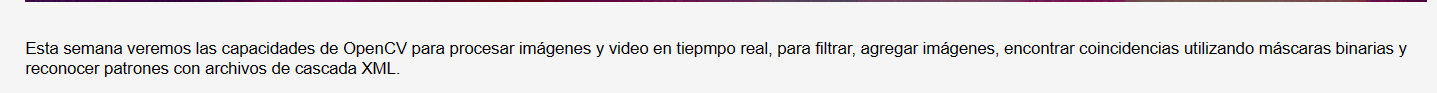
#> input picture CLASES_PROGRAMACION/UNIDAD 4 - PROCESAMIENTOS DE IMAGENES CON OPENCV/Semana 13 - Procesamiento de Imagenes con OpenCV/Descripcion_13.png, 1437 x 93 px, given in place of the camera
$ jupyter execute --allow-errors 'OpenCV - Procesamiento de imagenes(3).ipynb'   (text cells are left out)
#> lines starting #> are read from the running program, lines starting #| are printed output that depends on the picture; after the words box and inside, x2 and y2 are one past the last pixel; in counts of white or black regions, pixels touching at a corner belong together
#> further down, img is the input picture: shape (93, 1437, 3); mean B, G, R 230.9, 230.1, 231.5
[cell 1]
import matplotlib.pyplot as plt
import cv2

#cv_img = cv2.imread("img\\sample.jpg", cv2.IMREAD_GRAYSCALE)
cv_img = cv2.imread("img\\sample.jpg")
#> (the rest of this cell did not finish here and is left out)

[cell 2]
import tkinter as tk
from PIL import Image, ImageTk
import cv2

class App(tk.Tk):
    def __init__(self):
        super().__init__()
        width, height = 600, 400
        self.title("Image Viewer")
        self.resizable(0, 0)

        self.canvas = tk.Canvas(self, width=width, height=height, borderwidth=1, relief='sunken')
        self.canvas.pack()

        cv_img = cv2.imread("img\\sample.jpg")
        cv_img_rgb = cv2.cvtColor(cv_img, cv2.COLOR_BGR2RGB)
        cv_img_re = cv2.resize(cv_img_rgb, (width, height))

        try:
            photo = ImageTk.PhotoImage(image=Image.fromarray(cv_img_re))
            self.canvas.create_image(0, 0, image=photo, anchor='nw')
            self.canvas.image = photo    # REFERENCIA - (garbage collector)
        except:
            pass


#> (the rest of this cell did not finish here and is left out)

[cell 3]
import tkinter as tk
from PIL import Image, ImageTk
import cv2
from datetime import datetime
from tkinter.messagebox import showinfo

class App(tk.Tk):
    def __init__(self):
        super().__init__()
        self.width, self.height = 600, 400
        self.title("Photo Kiosk")
        self.resizable(0, 0)

        self.protocol("WM_DELETE_WINDOW", self.quit)

        self.cap = cv2.VideoCapture(0)

        frm1 = tk.LabelFrame(self, text="Image Preview")
        frm2 = tk.Frame(self)
        frm1.pack(padx=10, pady=10)
        frm2.pack(padx=10, pady=10)

        self.canvas = tk.Canvas(frm1, width=self.width, height=self.height, borderwidth=1, relief='sunken')
        self.canvas.pack()

        self.btnTakePic = tk.Button(frm2, text="Take Pic!", width=24, font="Arial 12 bold", command=self.take_pic)
        self.btnTakePic.pack(padx=5, pady=5)

        self.update_image()


    def update_image(self):
        ret, frame = self.cap.read()
        frame = cv2.cvtColor(frame, cv2.COLOR_BGR2RGB)
        frame = cv2.resize(frame, (self.width, self.height))

        try:
            photo = ImageTk.PhotoImage(image=Image.fromarray(frame))
            self.canvas.create_image(0, 0, image=photo, anchor='nw')
            self.canvas.image = photo
        except:
            pass

        self.after(100, self.update_image)


    def take_pic(self):
        ret, frame = self.cap.read()
        filename = f"img\\{datetime.now():'%d%m%Y_%H_%M'}.jpg"
        cv2.imwrite(filename, frame)
        showinfo("Picture Saved", f"Se guardo una captura de la imagen en {filename}")


    def quit(self):
        if self.cap.isOpened():
            self.cap.release()
        self.destroy()


#> (the rest of this cell did not finish here and is left out)

[cell 4]
import cv2

TAM_IMAGEN = (80, 80)

def put_logo_over_image(img, logo):
    # Se extrae la imagen del logo y se obtiene la version binaria y su forma invertida
    gray = cv2.cvtColor(logo, cv2.COLOR_BGR2GRAY)
    ret, mask = cv2.threshold(gray, 128, 255, cv2.THRESH_BINARY)
    mask_inv = cv2.bitwise_not(mask)

    # Se utliza la mascara binaria para el fondo y la máscara invertida para el frente
    mask_con_fondo = cv2.bitwise_and(roi, roi, mask=mask)
    mask_con_frente = cv2.bitwise_and(logo, logo, mask=mask_inv)

    # Se suman las imágenes combinadas en una sola
    dst = cv2.add(mask_con_fondo, mask_con_frente)

    return dst


cap = cv2.VideoCapture(0)

#> (the rest of this cell did not finish here and is left out)

[cell 5]
import cv2
import numpy as np

img = cv2.imread("img\\people_green_bg.jpg", cv2.IMREAD_COLOR)
img_bg = cv2.imread("img\\office_bg.jpg", cv2.IMREAD_COLOR)
#> (the rest of this cell did not finish here and is left out)

[cell 6]
import cv2
import numpy as np

# Se detectan objetos de color rojo, verde o azul
cap = cv2.VideoCapture(0)

kernel_open = np.ones((30, 30))
kernel_close = np.ones((100, 100))

while True:
    ret, frame = cap.read()

    img_hsv = cv2.cvtColor(frame, cv2.COLOR_BGR2HSV)
#> img_hsv: shape (93, 1437, 3); mean H, S, V 6.9, 15.2, 235

    mask1 = cv2.inRange(img_hsv, (0,50,20), (5,255,255))        # Rango inferior rojo
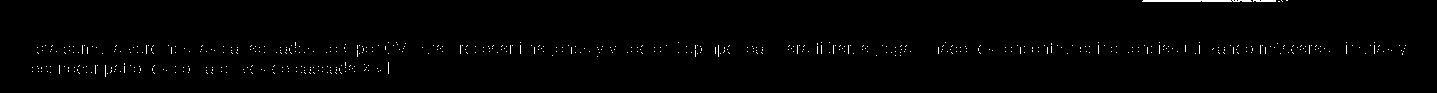
#> mask1: shape (93, 1437); 0.9% white in thin lines or dots, all inside (x1, y1, x2, y2) = (32, 0, 1406, 77)
    mask2 = cv2.inRange(img_hsv, (160,50,20), (180,255,255))    # Rango superior rojo
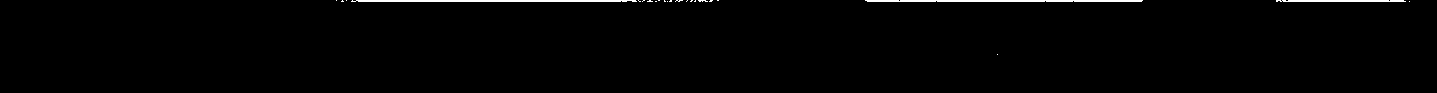
#> mask2: shape (93, 1437); 1.1% white; 23 white regions (20 under 20 px), largest, box (x1, y1, x2, y2) and area: (351, 0, 637, 2) 559, (865, 0, 1143, 2) 549, (1276, 0, 1406, 2) 251
    mask = cv2.bitwise_or(mask1, mask2)
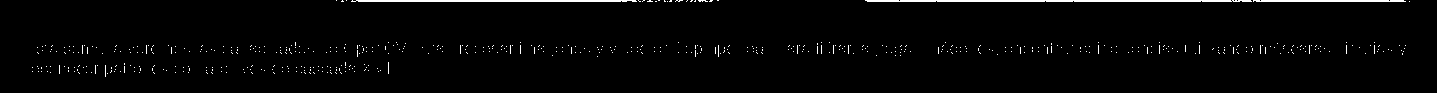
#> mask: shape (93, 1437); 2% white; 557 white regions (554 under 20 px), largest, box (x1, y1, x2, y2) and area: (865, 0, 1252, 2) 760, (351, 0, 637, 2) 559, (1253, 0, 1406, 2) 300

    # erosion + dilation: elimina puntos blancos
    mask_open = cv2.morphologyEx(mask, cv2.MORPH_OPEN, kernel_open)
#> mask_open: shape (93, 1437); every value is 0
    # dilation + erosion: elimina agujeros negros
    mask_close = cv2.morphologyEx(mask_open, cv2.MORPH_CLOSE, kernel_close)

    mask_final = mask_close

    # Se hallan los contornos de la imagen (blanco sobre fondo negro)
    conts, h = cv2.findContours(mask_final, cv2.RETR_TREE, cv2.CHAIN_APPROX_SIMPLE)
#> conts = []; h = None

    #cv2.drawContours(frame, conts, -1, (255, 0, 0), 3)

    for i in range(len(conts)):
        x, y, w, h = cv2.boundingRect(conts[i])
        cv2.rectangle(frame, (x, y), (x+w, y+h), (0, 0, 255), 2)
#> this loop made 0 passes

    cv2.imshow("WebCam", frame)
    cv2.imshow("Mask Final", mask_final)

    if cv2.waitKey(1) & 0xFF == ord('q'):
#> (key q is pressed here)
        break

cap.release()
cv2.destroyAllWindows()

[cell 7]
import cv2
import numpy as np

face_cascade = cv2.CascadeClassifier("haarcascade_frontalface_default.xml")

cap = cv2.VideoCapture(0)

while True:
    ret, frame = cap.read()
    gray = cv2.cvtColor(frame, cv2.COLOR_BGR2GRAY)

    faces = face_cascade.detectMultiScale(gray, 1.2, 5)   # imagen(gray), escala, # min vecinos
#> faces = ()

    for x, y, w, h in faces:
        cv2.rectangle(frame, (x, y), (x+w, y+h), (0, 255, 0), 2)

        roi_gray = gray[y:y+h, x:x+w]
        roi_color = frame[y:y+h, x:x+w]

    cv2.imshow('WebCam', frame)

    if cv2.waitKey(1) & 0xFF == ord('q'):
#> (key q is pressed here)
        break

cap.release()
cv2.destroyAllWindows()
